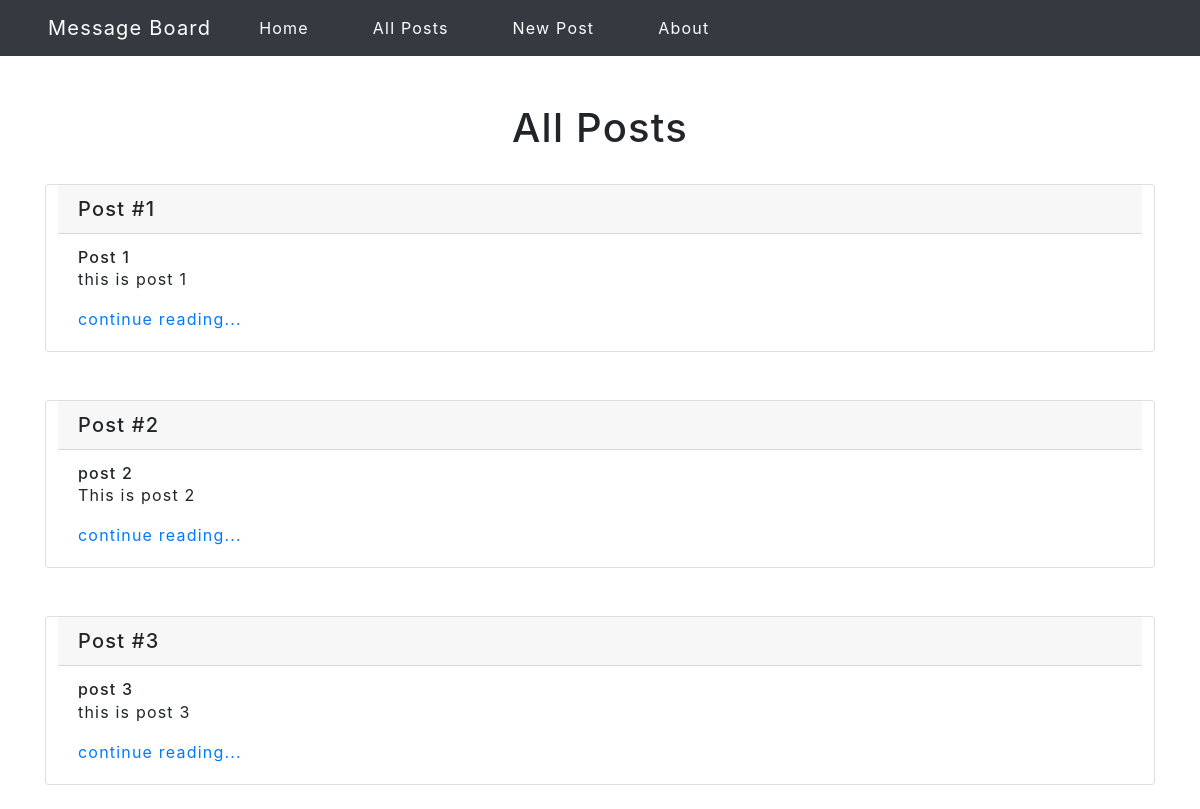
The app's page /posts/, older data.
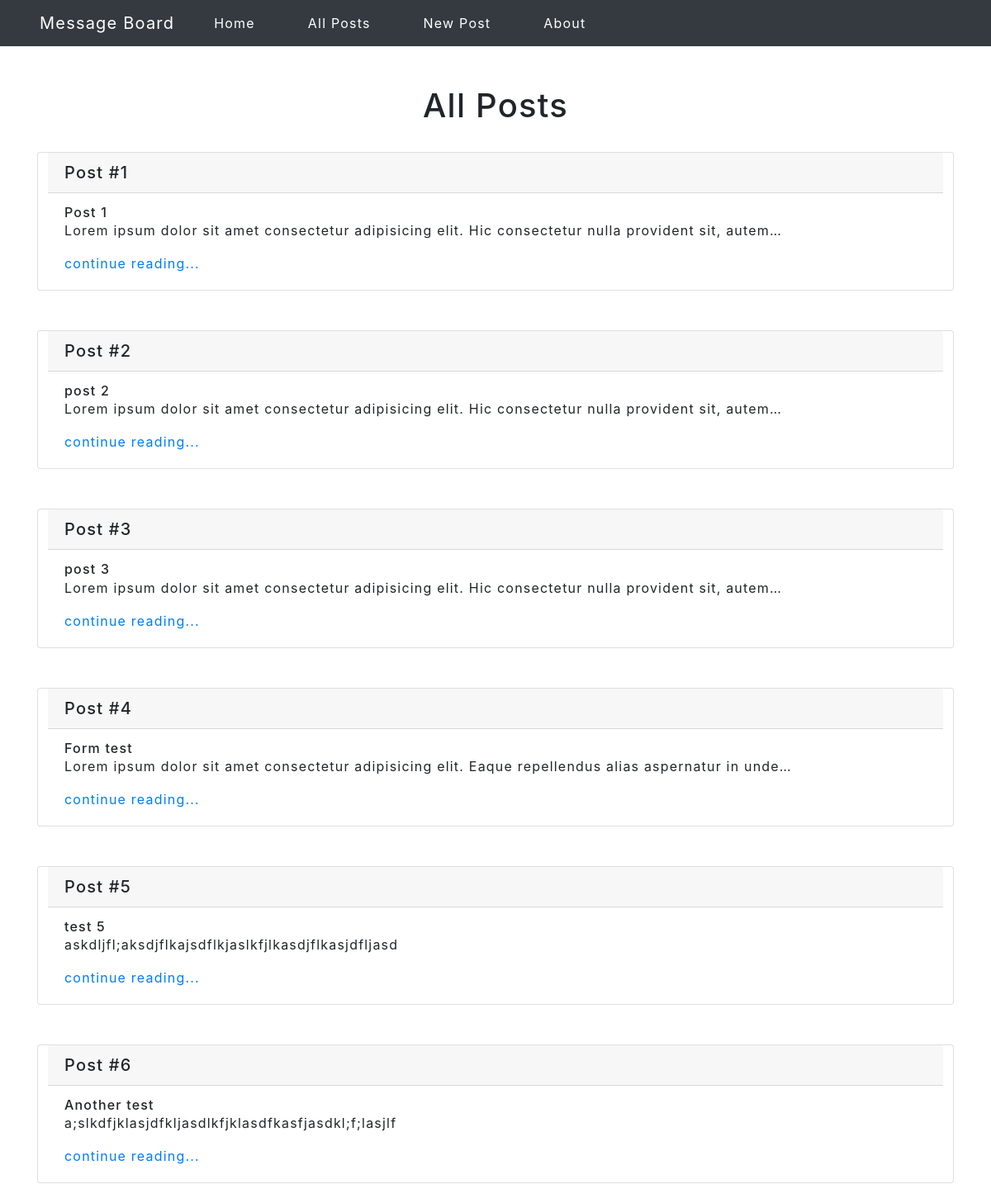
The same page, newer data.
### posts/models.py (models this page shows, shortened)
class Post(models.Model):
    title = models.CharField(max_length=256)
    body = models.TextField(max_length=2000)

### posts/views.py (the view)
# urls.py: path('', PostListView.as_view(), name='posts'),
class PostListView(ListView):
    template_name = 'all_posts.html'
    model = Post
    context_object_name = 'posts'

### templates/all_posts.html (shortened to what this page needs)
{% extends 'base.html' %}
{% block content %}
<div class="container">
    <div class="row d-flex justify-content-center mt-4">
        <h1 class="text-center">All Posts</h1>
        {% if posts %}
        {% for post in posts %}
        <div class="card m-4">
            <h5 class="card-header">Post #{{post.id}}</h5>
            <div class="card-body">
                <h6 class="card-subtitle">{{ post.title }}</h6>
                <p class="card-text">{{ post.body | truncatechars:100 }}</p>
                <a href="{% url 'post_detail' post.id %}">continue reading...</a>
            </div>
        </div>
        {% endfor %}
        {% endif %}
    </div>
</div>
{% endblock %}

Row changes from the older to the newer data that the page shows:
changed Post "Post 1": body "this is post 1" → "Lorem ipsum dolor sit amet consectetur adipisicing elit. Hic consectetur nulla provident sit, autem…"
changed Post "post 2": body "This is post 2" → "Lorem ipsum dolor sit amet consectetur adipisicing elit. Hic consectetur nulla provident sit, autem…"
changed Post "post 3": body "this is post 3" → "Lorem ipsum dolor sit amet consectetur adipisicing elit. Hic consectetur nulla provident sit, autem…"
added Post: id "4", title "Form test", body "Lorem ipsum dolor sit amet consectetur adipisicing elit. Eaque repellendus alias aspernatur in unde…"
added Post: id "5", title "test 5", body "askdljfl;aksdjflkajsdflkjaslkfjlkasdjflkasjdfljasd"
added Post: id "6", title "Another test", body "a;slkdfjklasjdfkljasdlkfjklasdfkasfjasdkl;f;lasjlf"
